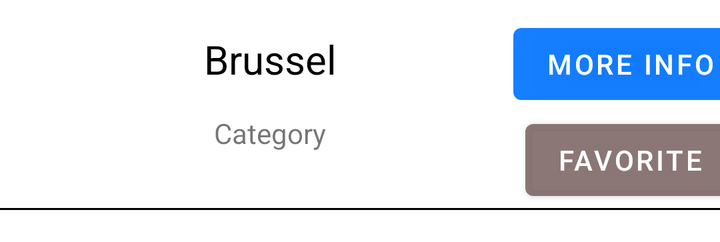
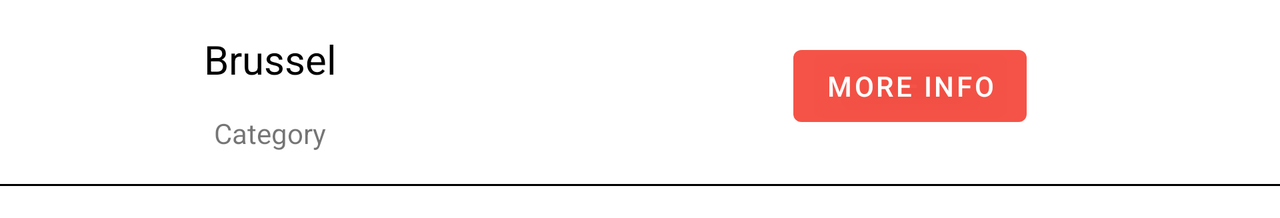

First picture: res/layout/ on a phone held upright. Second picture: the repository's own variant of that layout, on a device whose configuration matches the variant's folder. Source for both follows.
<!-- AndroidManifest.xml: application theme Theme.JonathanDeWit_Android_Development_Werkstuk -->
<!-- res/layout/monument_list_item.xml -->
<?xml version="1.0" encoding="utf-8"?>
<androidx.constraintlayout.widget.ConstraintLayout xmlns:android="http://schemas.android.com/apk/res/android"
    xmlns:app="http://schemas.android.com/apk/res-auto"
    xmlns:tools="http://schemas.android.com/tools"
    android:layout_width="match_parent"
    android:layout_height="wrap_content">

    <androidx.constraintlayout.widget.ConstraintLayout
        android:id="@+id/constraintLayout"
        android:layout_width="250dp"
        android:layout_height="wrap_content"
        android:layout_marginTop="16dp"
        app:layout_constraintEnd_toStartOf="@+id/guideline2"
        app:layout_constraintStart_toStartOf="parent"
        app:layout_constraintTop_toTopOf="parent">

        <TextView
            android:id="@+id/nameTextView"
            android:layout_width="match_parent"
            android:layout_height="wrap_content"
            android:foregroundGravity="center"
            android:gravity="center"
            android:soundEffectsEnabled="false"
            android:textColor="#000000"
            android:textSize="20sp"
            app:layout_constraintEnd_toEndOf="parent"
            app:layout_constraintHorizontal_bias="0.0"
            app:layout_constraintStart_toStartOf="parent"
            app:layout_constraintTop_toTopOf="parent"
            tools:text="Brussel" />

        <TextView
            android:id="@+id/kindsTextView"
            android:layout_width="wrap_content"
            android:layout_height="wrap_content"
            android:layout_marginTop="14dp"
            android:gravity="center"
            android:text="@string/category"
            app:layout_constraintEnd_toEndOf="parent"
            app:layout_constraintStart_toStartOf="parent"
            app:layout_constraintTop_toBottomOf="@+id/nameTextView" />
    </androidx.constraintlayout.widget.ConstraintLayout>

    <View
        android:id="@+id/view"
        android:layout_width="match_parent"
        android:layout_height="1dp"
        android:layout_marginTop="28dp"
        android:layout_marginBottom="16dp"
        android:background="@android:color/black"
        app:layout_constraintBottom_toBottomOf="parent"
        app:layout_constraintEnd_toEndOf="parent"
        app:layout_constraintStart_toStartOf="parent"
        app:layout_constraintTop_toBottomOf="@+id/constraintLayout" />

    <Button
        android:id="@+id/moreInfoButton"
        android:layout_width="wrap_content"
        android:layout_height="wrap_content"
        android:layout_marginTop="8dp"
        android:text="@string/more_info"
        app:backgroundTint="#E90073FF"
        app:layout_constraintEnd_toEndOf="parent"
        app:layout_constraintStart_toStartOf="@+id/guideline2"
        app:layout_constraintTop_toTopOf="parent" />

    <Button
        android:id="@+id/favoriteButton"
        android:layout_width="wrap_content"
        android:layout_height="wrap_content"
        android:text="@string/favorite"
        app:backgroundTint="#E9806C6A"
        app:layout_constraintEnd_toEndOf="parent"
        app:layout_constraintStart_toStartOf="@+id/guideline2"
        app:layout_constraintTop_toBottomOf="@+id/moreInfoButton" />

    <androidx.constraintlayout.widget.Guideline
        android:id="@+id/guideline2"
        android:layout_width="wrap_content"
        android:layout_height="wrap_content"
        android:orientation="vertical"
        app:layout_constraintGuide_begin="270dp" />

</androidx.constraintlayout.widget.ConstraintLayout>
<!-- resources referenced by this layout -->
<resources>
  <string name="category">Category</string>
  <string name="favorite">Favorite</string>
  <string name="more_info">More Info</string>
  <style name="Theme.JonathanDeWit_Android_Development_Werkstuk" parent="Theme.MaterialComponents.DayNight.DarkActionBar">
          
          <item name="colorPrimary">@color/purple_500</item>
          <item name="colorPrimaryVariant">@color/purple_700</item>
          <item name="colorOnPrimary">@color/white</item>
          
          <item name="colorSecondary">@color/teal_200</item>
          <item name="colorSecondaryVariant">@color/teal_700</item>
          <item name="colorOnSecondary">@color/black</item>
          
          <item name="android:statusBarColor" tools:targetApi="l">?attr/colorPrimaryVariant</item>
          
      </style>
  <color name="purple_500">#FF6200EE</color>
  <color name="purple_700">#FF3700B3</color>
  <color name="white">#FFFFFFFF</color>
  <color name="teal_200">#FF03DAC5</color>
  <color name="teal_700">#FF018786</color>
  <color name="black">#FF000000</color>
</resources>
<!-- res/layout-land/monument_list_item.xml (the repository's variant of the layout above) -->
<!-- drawn on the phone turned sideways -->
<?xml version="1.0" encoding="utf-8"?>
<androidx.constraintlayout.widget.ConstraintLayout xmlns:android="http://schemas.android.com/apk/res/android"
    xmlns:app="http://schemas.android.com/apk/res-auto"
    xmlns:tools="http://schemas.android.com/tools"
    android:layout_width="match_parent"
    android:layout_height="wrap_content">

    <androidx.constraintlayout.widget.ConstraintLayout
        android:id="@+id/constraintLayout"
        android:layout_width="250dp"
        android:layout_height="wrap_content"
        android:layout_marginTop="16dp"
        app:layout_constraintEnd_toStartOf="@+id/guideline2"
        app:layout_constraintStart_toStartOf="parent"
        app:layout_constraintTop_toTopOf="parent">

        <TextView
            android:id="@+id/nameTextView"
            android:layout_width="match_parent"
            android:layout_height="wrap_content"
            android:foregroundGravity="center"
            android:gravity="center"
            android:soundEffectsEnabled="false"
            android:textColor="#000000"
            android:textSize="20sp"
            app:layout_constraintEnd_toEndOf="parent"
            app:layout_constraintHorizontal_bias="0.0"
            app:layout_constraintStart_toStartOf="parent"
            app:layout_constraintTop_toTopOf="parent"
            tools:text="Brussel" />

        <TextView
            android:id="@+id/kindsTextView"
            android:layout_width="wrap_content"
            android:layout_height="wrap_content"
            android:layout_marginTop="14dp"
            android:gravity="center"
            android:text="@string/category"
            app:layout_constraintEnd_toEndOf="parent"
            app:layout_constraintStart_toStartOf="parent"
            app:layout_constraintTop_toBottomOf="@+id/nameTextView" />
    </androidx.constraintlayout.widget.ConstraintLayout>

    <View
        android:id="@+id/view"
        android:layout_width="match_parent"
        android:layout_height="1dp"
        android:layout_marginTop="16dp"
        android:layout_marginBottom="16dp"
        android:background="@android:color/black"
        app:layout_constraintBottom_toBottomOf="parent"
        app:layout_constraintEnd_toEndOf="parent"
        app:layout_constraintStart_toStartOf="parent"
        app:layout_constraintTop_toBottomOf="@+id/constraintLayout" />

    <Button
        android:id="@+id/moreInfoButton"
        android:layout_width="wrap_content"
        android:layout_height="wrap_content"
        android:layout_marginBottom="6dp"
        android:text="@string/more_info"
        app:backgroundTint="#E9F44336"
        app:layout_constraintBottom_toTopOf="@+id/view"
        app:layout_constraintEnd_toEndOf="parent"
        app:layout_constraintStart_toStartOf="@+id/guideline2"
        app:layout_constraintTop_toTopOf="parent" />

    <androidx.constraintlayout.widget.Guideline
        android:id="@+id/guideline2"
        android:layout_width="wrap_content"
        android:layout_height="wrap_content"
        android:orientation="vertical"
        app:layout_constraintGuide_begin="270dp" />

</androidx.constraintlayout.widget.ConstraintLayout>
<!-- resources referenced by the variant -->
<!-- as the phone turned sideways resolves them -->
<resources>
  <string name="category">Category</string>
  <string name="more_info">More Info</string>
  <style name="Theme.JonathanDeWit_Android_Development_Werkstuk" parent="Theme.MaterialComponents.DayNight.DarkActionBar">
          
          <item name="colorPrimary">@color/purple_500</item>
          <item name="colorPrimaryVariant">@color/purple_700</item>
          <item name="colorOnPrimary">@color/white</item>
          
          <item name="colorSecondary">@color/teal_200</item>
          <item name="colorSecondaryVariant">@color/teal_700</item>
          <item name="colorOnSecondary">@color/black</item>
          
          <item name="android:statusBarColor" tools:targetApi="l">?attr/colorPrimaryVariant</item>
          
      </style>
  <color name="purple_500">#FF6200EE</color>
  <color name="purple_700">#FF3700B3</color>
  <color name="white">#FFFFFFFF</color>
  <color name="teal_200">#FF03DAC5</color>
  <color name="teal_700">#FF018786</color>
  <color name="black">#FF000000</color>
</resources>
